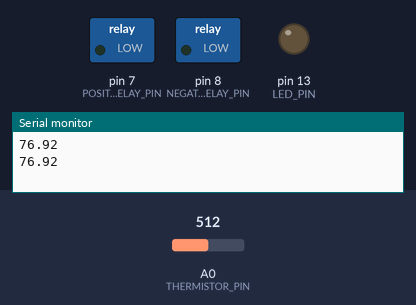
Recording of a sketch running on a simulated Arduino Uno, built with avr-gcc and run on an emulated ATmega328P. Shown: switched loads named in the sketch (green lamp = pin HIGH), output pins drawn as LEDs (lit = HIGH), the last lines printed to the serial monitor. The inputs (shaded band) are chosen by the test bench; at power-on: A0 (THERMISTOR_PIN) = 512.

Above: at 1.2 s.
1.3 s: A0 (THERMISTOR_PIN) set to 481
At 2.8 s:
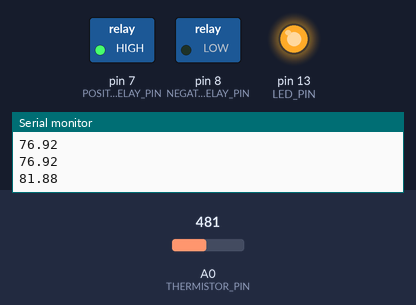
3.6 s: A0 (THERMISTOR_PIN) set to 511
At 5.4 s:
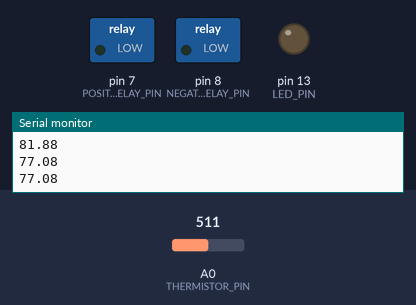
5.7 s: A0 (THERMISTOR_PIN) set to 306
At 7.4 s:
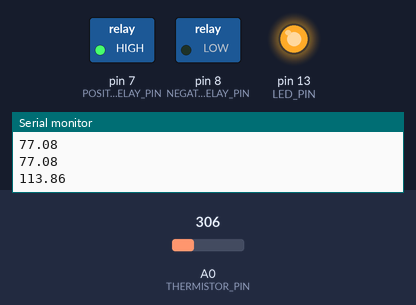
Timing chart, 0 to 8.9 s (numbered marks = the images above; inputs shaded):
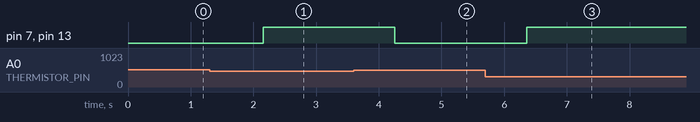

Measured:
- the behaviour switches between 493 and 492 on A0 (THERMISTOR_PIN) (found by bisection; images 0 and 1)
- after the input at 1.3 s, pin 7 (POSITIVE_RELAY_PIN), pin 13 (LED_PIN): LOW → HIGH after 0.85 s
- after the input at 3.6 s, pin 7 (POSITIVE_RELAY_PIN), pin 13 (LED_PIN): HIGH → LOW after 0.66 s
- after the input at 5.7 s, pin 7 (POSITIVE_RELAY_PIN), pin 13 (LED_PIN): LOW → HIGH after 0.66 s

The sketch:

Lab1_jonlee27.ino
```cpp
/*
Name: Lab1_jonlee27.ino
Author: Jonathan Lee
Description: Arduino file for MEAM3480 Lab 1
*/

// Pins
#define LED_PIN            13
#define THERMISTOR_PIN     A0
#define POSITIVE_RELAY_PIN 7
#define NEGATIVE_RELAY_PIN 8

// Thermistor Parameters
#define NOMINAL_RESISTANCE  10000
#define NOMINAL_TEMPERATURE 25
#define B_COEFFICIENT       3950
#define SAMPLES             5
#define EXT_RESISTANCE      10000
int samples[SAMPLES];

int desired_temperature = 80;

void setup() {
  Serial.begin(9600);
  analogReference(EXTERNAL);
  pinMode(LED_PIN, OUTPUT);
  pinMode(POSITIVE_RELAY_PIN, OUTPUT);
  pinMode(NEGATIVE_RELAY_PIN, OUTPUT);
  digitalWrite(NEGATIVE_RELAY_PIN, LOW);
}

void loop() {
  // get samples
  for (uint8_t i = 0; i < SAMPLES; i++) {
    samples[i] = analogRead(THERMISTOR_PIN);
    delay(10);
  }

  // calculate average reading
  float average = 0;
  for (uint8_t i = 0; i < SAMPLES; i++) {
    average += samples[i];
  }
  average /= SAMPLES;

  // calculate temperature in Fahrenheit
  float resistance = EXT_RESISTANCE / (1023 / average - 1);
  float steinhart = log(resistance / NOMINAL_RESISTANCE);
  steinhart /= B_COEFFICIENT;
  steinhart += 1.0 / (NOMINAL_TEMPERATURE + 273.15);
  steinhart = 1.0 / steinhart;
  steinhart -= 273.15;
  steinhart *= 1.8;
  steinhart += 32;

  if (steinhart >= desired_temperature) {
    digitalWrite(LED_PIN, HIGH);
    digitalWrite(POSITIVE_RELAY_PIN, HIGH);
  } else {
    digitalWrite(LED_PIN, LOW);
    digitalWrite(POSITIVE_RELAY_PIN, LOW);
  }
  Serial.println(steinhart);
  delay(1000);
}
```
